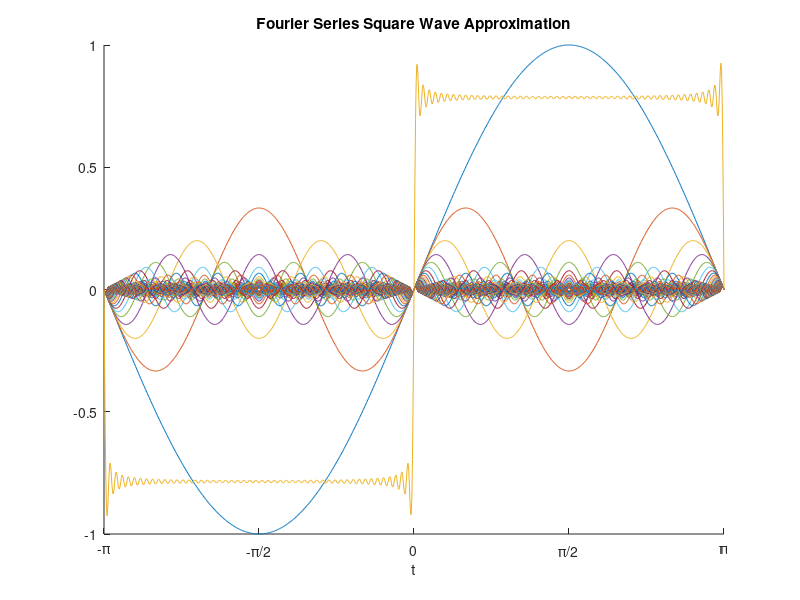

This chart was generated by the following MATLAB code: (Note: this script raises an error after producing the figure.)
% SPDX-License-Identifier: GNU AGPL-3.0-or-later
% Plotting, scheming even... 
% Copyright (C) 2025 Kenneth Chan <kenc0728@gmail.com>
% Kenneth Chan

clc; 
clear;
close all; 

% Taken from HW 2
t = linspace(-pi, pi, 1000);
n = 0:50; 
a_n = 2*n + 1; 
s = (sin(a_n' * t) ./ a_n'); % ./ is element-wise division
square_wave = sum(s);

figure; % Makes a figure
hold on; % This allows graphs to overlay (have two functions on one graph)
plot(t, s);
plot(t, square_wave);
title('Fourier Series Square Wave Approximation'); 
xlabel('t'); % x-axis label
xlim([t(1), t(end)]); % x bounds from lowest to highest
xticklabels({'-\pi', '-\pi/2', '0', '\pi/2', '\pi'}); % tick labels on x-axis
xticks([-pi, -pi/2, 0, pi/2, pi]); % Place ticks at these values
ylim([-1,1]); % Limits graph/figure to only show y-values from -1 to 1


% NOTE: subplot (x, y, z): this allows several different graphs to take up
% the screen in different areas 
% x: Number of rows to split the graphs displayed
% y: Number of columns to split the graphs displayed
% z: The position of the active subplot 
% The intention of the following is that so the approximation is on the top
% half of the screen and the components are in the bottom half of the
% screen

figure; 
sgtitle('Fourier Series Square Wave Approximation'); % Places an overall title for the two (now separate) graphs

subplot(2, 1, 1);
plot(t,square_wave); 
title('Approximation of Square Wave'); 
xlabel('t'); % x-axis label
xlim([t(1), t(end)]); % x bounds from lowest to highest
xticklabels({'-\pi', '-\pi/2', '0', '\pi/2', '\pi'});% tick labels on x-axis
xticks([-pi, -pi/2, 0, pi/2, pi]); % Place ticks at these values
ylim([-1,1]); % Limits graph/figure to only show y-values from -1 to 1


subplot(2, 1, 2);
plot(t,s); 
title('Components of Square Wave'); 
xlabel('t'); % x-axis label
xlim([t(1), t(end)]); % x bounds from lowest to highest
xticklabels({'-\pi', '-\pi/2', '0', '\pi/2', '\pi'}); % tick labels on x-axis
xticks([-pi, -pi/2, 0, pi/2, pi]); % Place ticks at these values
ylim([-1,1]); % Limits graph/figure to only show y-values from -1 to 1

% Mesh grid graphing
x = linspace(-2 *pi, 2 *pi, 100);
y = linspace(-2 *pi, 2 *pi, 100);

[X, Y] = meshgrid(x, y);
Z = ((X .* sin(X)) - (Y .*cos(Y))); 

figure;
surf(X, Y, Z); % Plots the function

% publish('myfile.m','pdf')
